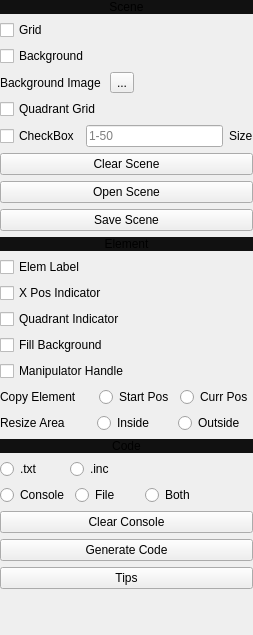
            <widget class="QWidget" name="settings">
             <attribute name="title">
              <string>Settings</string>
             </attribute>
             <layout class="QVBoxLayout" name="verticalLayout_8">
              <property name="spacing">
               <number>0</number>
              </property>
              <property name="leftMargin">
               <number>0</number>
              </property>
              <property name="topMargin">
               <number>0</number>
              </property>
              <property name="rightMargin">
               <number>0</number>
              </property>
              <property name="bottomMargin">
               <number>0</number>
              </property>
              <item>
               <widget class="QLabel" name="label">
                <property name="styleSheet">
                 <string notr="true">QLabel {background-color: #111;}</string>
                </property>
                <property name="text">
                 <string>Scene</string>
                </property>
                <property name="alignment">
                 <set>Qt::AlignmentFlag::AlignCenter</set>
                </property>
               </widget>
              </item>
              <item>
               <widget class="QFrame" name="frame_4">
                <property name="sizePolicy">
                 <sizepolicy hsizetype="Preferred" vsizetype="Preferred">
                  <horstretch>0</horstretch>
                  <verstretch>0</verstretch>
                 </sizepolicy>
                </property>
                <property name="frameShape">
                 <enum>QFrame::Shape::NoFrame</enum>
                </property>
                <property name="frameShadow">
                 <enum>QFrame::Shadow::Raised</enum>
                </property>
                <layout class="QVBoxLayout" name="verticalLayout_9">
                 <property name="leftMargin">
                  <number>0</number>
                 </property>
                 <property name="topMargin">
                  <number>6</number>
                 </property>
                 <property name="rightMargin">
                  <number>0</number>
                 </property>
                 <property name="bottomMargin">
                  <number>6</number>
                 </property>
                 <item>
                  <widget class="QCheckBox" name="checkBox">
                   <property name="text">
                    <string>Grid</string>
                   </property>
                  </widget>
                 </item>
                 <item>
                  <widget class="QCheckBox" name="checkBox_2">
                   <property name="text">
                    <string>Background</string>
                   </property>
                  </widget>
                 </item>
                 <item alignment="Qt::AlignmentFlag::AlignLeft">
                  <widget class="QFrame" name="frame_8">
                   <property name="frameShape">
                    <enum>QFrame::Shape::NoFrame</enum>
                   </property>
                   <property name="frameShadow">
                    <enum>QFrame::Shadow::Raised</enum>
                   </property>
                   <layout class="QHBoxLayout" name="horizontalLayout_3">
                    <property name="spacing">
                     <number>9</number>
                    </property>
                    <property name="leftMargin">
                     <number>0</number>
                    </property>
                    <property name="topMargin">
                     <number>0</number>
                    </property>
                    <property name="rightMargin">
                     <number>0</number>
                    </property>
                    <property name="bottomMargin">
                     <number>0</number>
                    </property>
                    <item>
                     <widget class="QLabel" name="label_4">
                      <property name="text">
                       <string>Background Image</string>
                      </property>
                     </widget>
                    </item>
                    <item>
                     <widget class="QToolButton" name="toolButton">
                      <property name="text">
                       <string>...</string>
                      </property>
                     </widget>
                    </item>
                   </layout>
                  </widget>
                 </item>
                 <item>
                  <widget class="QCheckBox" name="checkBox_3">
                   <property name="text">
                    <string>Quadrant Grid</string>
                   </property>
                  </widget>
                 </item>
                 <item>
                  <widget class="QFrame" name="frame_9">
                   <property name="frameShape">
                    <enum>QFrame::Shape::NoFrame</enum>
                   </property>
                   <property name="frameShadow">
                    <enum>QFrame::Shadow::Raised</enum>
                   </property>
                   <layout class="QHBoxLayout" name="horizontalLayout_4">
                    <property name="leftMargin">
                     <number>0</number>
                    </property>
                    <property name="topMargin">
                     <number>0</number>
                    </property>
                    <property name="rightMargin">
                     <number>0</number>
                    </property>
                    <property name="bottomMargin">
                     <number>0</number>
                    </property>
                    <item>
                     <widget class="QCheckBox" name="checkBox_4">
                      <property name="text">
                       <string>CheckBox</string>
                      </property>
                     </widget>
                    </item>
                    <item>
                     <widget class="QLineEdit" name="lineEdit">
                      <property name="text">
                       <string/>
                      </property>
                      <property name="maxLength">
                       <number>3</number>
                      </property>
                      <property name="placeholderText">
                       <string>1-50</string>
                      </property>
                     </widget>
                    </item>
                    <item>
                     <widget class="QLabel" name="label_5">
                      <property name="text">
                       <string>Size</string>
                      </property>
                     </widget>
                    </item>
                   </layout>
                  </widget>
                 </item>
                 <item>
                  <widget class="QPushButton" name="pushButton_4">
                   <property name="text">
                    <string>Clear Scene</string>
                   </property>
                  </widget>
                 </item>
                 <item>
                  <widget class="QPushButton" name="pushButton_5">
                   <property name="text">
                    <string>Open Scene</string>
                   </property>
                  </widget>
                 </item>
                 <item>
                  <widget class="QPushButton" name="pushButton_3">
                   <property name="text">
                    <string>Save Scene</string>
                   </property>
                  </widget>
                 </item>
                </layout>
               </widget>
              </item>
              <item>
               <widget class="QLabel" name="label_2">
                <property name="styleSheet">
                 <string notr="true">QLabel {background-color: #111;}</string>
                </property>
                <property name="text">
                 <string>Element</string>
                </property>
                <property name="alignment">
                 <set>Qt::AlignmentFlag::AlignCenter</set>
                </property>
               </widget>
              </item>
              <item>
               <widget class="QFrame" name="frame_5">
                <property name="sizePolicy">
                 <sizepolicy hsizetype="Preferred" vsizetype="Preferred">
                  <horstretch>0</horstretch>
                  <verstretch>0</verstretch>
                 </sizepolicy>
                </property>
                <property name="frameShape">
                 <enum>QFrame::Shape::NoFrame</enum>
                </property>
                <property name="frameShadow">
                 <enum>QFrame::Shadow::Raised</enum>
                </property>
                <layout class="QVBoxLayout" name="verticalLayout_10">
                 <property name="leftMargin">
                  <number>0</number>
                 </property>
                 <property name="topMargin">
                  <number>6</number>
                 </property>
                 <property name="rightMargin">
                  <number>0</number>
                 </property>
                 <property name="bottomMargin">
                  <number>6</number>
                 </property>
                 <item>
                  <widget class="QCheckBox" name="checkBox_5">
                   <property name="text">
                    <string>Elem Label</string>
                   </property>
                  </widget>
                 </item>
                 <item>
                  <widget class="QCheckBox" name="checkBox_6">
                   <property name="text">
                    <string>X Pos Indicator</string>
                   </property>
                  </widget>
                 </item>
                 <item>
                  <widget class="QCheckBox" name="checkBox_7">
                   <property name="text">
                    <string>Quadrant Indicator</string>
                   </property>
                  </widget>
                 </item>
                 <item>
                  <widget class="QCheckBox" name="checkBox_8">
                   <property name="text">
                    <string>Fill Background</string>
                   </property>
                  </widget>
                 </item>
                 <item>
                  <widget class="QCheckBox" name="checkBox_9">
                   <property name="text">
                    <string>Manipulator Handle</string>
                   </property>
                  </widget>
                 </item>
                 <item>
                  <widget class="QFrame" name="frame_12">
                   <property name="frameShape">
                    <enum>QFrame::Shape::NoFrame</enum>
                   </property>
                   <property name="frameShadow">
                    <enum>QFrame::Shadow::Raised</enum>
                   </property>
                   <layout class="QHBoxLayout" name="horizontalLayout_6">
                    <property name="leftMargin">
                     <number>0</number>
                    </property>
                    <property name="topMargin">
                     <number>0</number>
                    </property>
                    <property name="rightMargin">
                     <number>0</number>
                    </property>
                    <property name="bottomMargin">
                     <number>0</number>
                    </property>
                    <item>
                     <widget class="QLabel" name="label_6">
                      <property name="text">
                       <string>Copy Element</string>
                      </property>
                     </widget>
                    </item>
                    <item>
                     <spacer name="horizontalSpacer_2">
                      <property name="orientation">
                       <enum>Qt::Orientation::Horizontal</enum>
                      </property>
                      <property name="sizeType">
                       <enum>QSizePolicy::Policy::Fixed</enum>
                      </property>
                      <property name="sizeHint" stdset="0">
                       <size>
                        <width>16</width>
                        <height>20</height>
                       </size>
                      </property>
                     </spacer>
                    </item>
                    <item>
                     <widget class="QRadioButton" name="radioButton">
                      <property name="text">
                       <string>Start Pos</string>
                      </property>
                     </widget>
                    </item>
                    <item>
                     <widget class="QRadioButton" name="radioButton_2">
                      <property name="text">
                       <string>Curr Pos</string>
                      </property>
                     </widget>
                    </item>
                   </layout>
                  </widget>
                 </item>
                 <item>
                  <widget class="QFrame" name="frame_11">
                   <property name="frameShape">
                    <enum>QFrame::Shape::NoFrame</enum>
                   </property>
                   <property name="frameShadow">
                    <enum>QFrame::Shadow::Raised</enum>
                   </property>
                   <layout class="QHBoxLayout" name="horizontalLayout_5">
                    <property name="leftMargin">
                     <number>0</number>
                    </property>
                    <property name="topMargin">
                     <number>0</number>
                    </property>
                    <property name="rightMargin">
                     <number>0</number>
                    </property>
                    <property name="bottomMargin">
                     <number>0</number>
                    </property>
                    <item>
                     <widget class="QLabel" name="label_7">
                      <property name="minimumSize">
                       <size>
                        <width>74</width>
                        <height>0</height>
                       </size>
                      </property>
                      <property name="text">
                       <string>Resize Area</string>
                      </property>
                     </widget>
                    </item>
                    <item>
                     <spacer name="horizontalSpacer">
                      <property name="orientation">
                       <enum>Qt::Orientation::Horizontal</enum>
                      </property>
                      <property name="sizeType">
                       <enum>QSizePolicy::Policy::Fixed</enum>
                      </property>
                      <property name="sizeHint" stdset="0">
                       <size>
                        <width>16</width>
                        <height>20</height>
                       </size>
                      </property>
                     </spacer>
                    </item>
                    <item>
                     <widget class="QRadioButton" name="radioButton_3">
                      <property name="text">
                       <string>Inside</string>
                      </property>
                     </widget>
                    </item>
                    <item>
                     <widget class="QRadioButton" name="radioButton_4">
                      <property name="text">
                       <string>Outside</string>
                      </property>
                     </widget>
                    </item>
                   </layout>
                  </widget>
                 </item>
                </layout>
               </widget>
              </item>
              <item>
               <widget class="QLabel" name="label_3">
                <property name="styleSheet">
                 <string notr="true">QLabel {background-color: #111;}</string>
                </property>
                <property name="text">
                 <string>Code</string>
                </property>
                <property name="alignment">
                 <set>Qt::AlignmentFlag::AlignCenter</set>
                </property>
               </widget>
              </item>
              <item>
               <widget class="QFrame" name="frame_7">
                <property name="sizePolicy">
                 <sizepolicy hsizetype="Preferred" vsizetype="Preferred">
                  <horstretch>0</horstretch>
                  <verstretch>0</verstretch>
                 </sizepolicy>
                </property>
                <property name="frameShape">
                 <enum>QFrame::Shape::NoFrame</enum>
                </property>
                <property name="frameShadow">
                 <enum>QFrame::Shadow::Raised</enum>
                </property>
                <layout class="QVBoxLayout" name="verticalLayout_13">
                 <property name="leftMargin">
                  <number>0</number>
                 </property>
                 <property name="topMargin">
                  <number>6</number>
                 </property>
                 <property name="rightMargin">
                  <number>0</number>
                 </property>
                 <property name="bottomMargin">
                  <number>6</number>
                 </property>
                 <item>
                  <widget class="QFrame" name="frame_13">
                   <property name="frameShape">
                    <enum>QFrame::Shape::NoFrame</enum>
                   </property>
                   <property name="frameShadow">
                    <enum>QFrame::Shadow::Raised</enum>
                   </property>
                   <layout class="QHBoxLayout" name="horizontalLayout_7">
                    <property name="leftMargin">
                     <number>0</number>
                    </property>
                    <property name="topMargin">
                     <number>0</number>
                    </property>
                    <property name="rightMargin">
                     <number>0</number>
                    </property>
                    <property name="bottomMargin">
                     <number>0</number>
                    </property>
                    <item>
                     <widget class="QRadioButton" name="radioButton_7">
                      <property name="minimumSize">
                       <size>
                        <width>64</width>
                        <height>0</height>
                       </size>
                      </property>
                      <property name="text">
                       <string>.txt</string>
                      </property>
                     </widget>
                    </item>
                    <item>
                     <widget class="QRadioButton" name="radioButton_6">
                      <property name="minimumSize">
                       <size>
                        <width>64</width>
                        <height>0</height>
                       </size>
                      </property>
                      <property name="text">
                       <string>.inc</string>
                      </property>
                     </widget>
                    </item>
                    <item>
                     <spacer name="horizontalSpacer_3">
                      <property name="orientation">
                       <enum>Qt::Orientation::Horizontal</enum>
                      </property>
                      <property name="sizeHint" stdset="0">
                       <size>
                        <width>40</width>
                        <height>20</height>
                       </size>
                      </property>
                     </spacer>
                    </item>
                   </layout>
                  </widget>
                 </item>
                 <item>
                  <widget class="QFrame" name="frame_14">
                   <property name="frameShape">
                    <enum>QFrame::Shape::NoFrame</enum>
                   </property>
                   <property name="frameShadow">
                    <enum>QFrame::Shadow::Raised</enum>
                   </property>
                   <layout class="QHBoxLayout" name="horizontalLayout_8">
                    <property name="leftMargin">
                     <number>0</number>
                    </property>
                    <property name="topMargin">
                     <number>0</number>
                    </property>
                    <property name="rightMargin">
                     <number>0</number>
                    </property>
                    <property name="bottomMargin">
                     <number>0</number>
                    </property>
                    <item>
                     <widget class="QRadioButton" name="radioButton_12">
                      <property name="text">
                       <string>Console</string>
                      </property>
                     </widget>
                    </item>
                    <item>
                     <widget class="QRadioButton" name="radioButton_9">
                      <property name="minimumSize">
                       <size>
                        <width>64</width>
                        <height>0</height>
                       </size>
                      </property>
                      <property name="text">
                       <string>File</string>
                      </property>
                     </widget>
                    </item>
                    <item>
                     <widget class="QRadioButton" name="radioButton_10">
                      <property name="minimumSize">
                       <size>
                        <width>64</width>
                        <height>0</height>
                       </size>
                      </property>
                      <property name="text">
                       <string>Both</string>
                      </property>
                     </widget>
                    </item>
                    <item>
                     <spacer name="horizontalSpacer_4">
                      <property name="orientation">
                       <enum>Qt::Orientation::Horizontal</enum>
                      </property>
                      <property name="sizeHint" stdset="0">
                       <size>
                        <width>40</width>
                        <height>20</height>
                       </size>
                      </property>
                     </spacer>
                    </item>
                   </layout>
                  </widget>
                 </item>
                 <item>
                  <widget class="QPushButton" name="pushButton_7">
                   <property name="text">
                    <string>Clear Console</string>
                   </property>
                  </widget>
                 </item>
                 <item>
                  <widget class="QPushButton" name="pushButton_8">
                   <property name="text">
                    <string>Generate Code</string>
                   </property>
                  </widget>
                 </item>
                 <item>
                  <widget class="QPushButton" name="pushButton_6">
                   <property name="text">
                    <string>Tips</string>
                   </property>
                  </widget>
                 </item>
                </layout>
               </widget>
              </item>
              <item>
               <spacer name="verticalSpacer">
                <property name="orientation">
                 <enum>Qt::Orientation::Vertical</enum>
                </property>
                <property name="sizeHint" stdset="0">
                 <size>
                  <width>20</width>
                  <height>40</height>
                 </size>
                </property>
               </spacer>
              </item>
             </layout>
            </widget>
